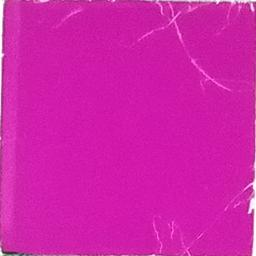
#> input picture Result_Xiaomi/xiaomi_middle/NO2/1Xe1j_ngochanpham274@gmail.com_2024-11-20 15_40_00_NO2_4ppm_001_Xiaomi test__.jpg, 256 x 256 px; its folder holds 4 pictures in this run
$ jupyter execute --allow-errors Optic_middle_NO2_xiaomi.ipynb
#> lines starting #> are read from the running program, lines starting #| are printed output that depends on the picture
[cell 1]
import cv2
import os
import joblib
import numpy as np
import pandas as pd
import matplotlib.pyplot as plt
from skimage.feature import local_binary_pattern, hog
from sklearn.metrics import mean_squared_error, r2_score
from sklearn.pipeline import Pipeline
from sklearn.model_selection import GridSearchCV, train_test_split
from sklearn.preprocessing import StandardScaler
from sklearn.linear_model import LinearRegression
from sklearn.ensemble import RandomForestRegressor
from sklearn.svm import SVR

[cell 2]
df = pd.read_csv("./Metadata_NO2_xiaomi.csv")
#> (reads Result_Xiaomi/Metadata_NO2_xiaomi.csv from the repository)
df.head()

[cell 3]
# Set the image_id as the index in data_pd
df.set_index('ID_img', inplace=True)

[cell 4]
# Đường dẫn tới thư mục chứa dữ liệu
data_dir = './xiaomi_middle/NO2/'
image_size = (256, 256)  # Kích thước ảnh (tuỳ chọn)

# Đọc tất cả hình ảnh trong thư mục
def load_images(data_dir, image_size):
#> called with data_dir = './xiaomi_middle/NO2/', image_size = (256, 256)
    images = []
    labels = []
    for img_name in os.listdir(data_dir):
        img_path = os.path.join(data_dir, img_name)
        if os.path.isfile(img_path):  # Kiểm tra chắc chắn đây là tệp
            try:
                image = cv2.imread(img_path)
#> image is the input picture: shape (256, 256, 3); mean B, G, R 169, 34.4, 207.8
                if image is None:  # Kiểm tra xem tệp có phải là ảnh hợp lệ không
                    print(f"File {img_path} không phải là ảnh hợp lệ.")
                    continue

                image = cv2.resize(image, image_size)

                # Lấy nhãn từ DataFrame df_NH3
                label = df.loc[img_name, 'ppm']

                images.append(image)
                labels.append(label)
            except Exception as e:
                print(f"Lỗi khi đọc ảnh {img_path}: {e}")

    return np.array(images), np.array(labels)

# Load dataset
images, labels = load_images(data_dir, image_size)

# Chia dữ liệu thành tập huấn luyện và kiểm thử
X_train, X_test, y_train, y_test = train_test_split(images, labels, test_size=0.4, random_state=42)

[cell 5]
# Chuyển đổi không gian màu RGB, HSV, L*a*b*
def extract_color_features(image):
    rgb_mean = np.mean(image, axis=(0,1))  # Tính trung bình theo kênh màu RGB
#> rgb_mean = [169, 34.42, 207.8]
    hsv_image = cv2.cvtColor(image, cv2.COLOR_BGR2HSV)
#> hsv_image: shape (256, 256, 3); mean H, S, V 156.5, 213, 207.9
    hsv_mean = np.mean(hsv_image, axis=(0,1))  # Trung bình trong không gian HSV
#> hsv_mean = [156.5, 213, 207.9]
    lab_image = cv2.cvtColor(image, cv2.COLOR_BGR2LAB)
#> lab_image: shape (256, 256, 3); mean of channels 0, 1, 2 125.4, 201.8, 98.1
    lab_mean = np.mean(lab_image, axis=(0,1))  # Trung bình trong không gian L*a*b*
#> lab_mean = [125.4, 201.8, 98.08]

    return np.concatenate([rgb_mean, hsv_mean, lab_mean])

# Áp dụng trích xuất đặc trưng màu cho tất cả ảnh
X_train_features = np.array([extract_color_features(img) for img in X_train])
#> in extract_color_features (call 2), `hsv_image = cv2.cvtColor(image, cv2.COLOR_BGR2HSV)`: hsv_image: shape (256, 256, 3); mean H, S, V 152.8, 196.5, 209.6
#> in extract_color_features (call 2), `lab_image = cv2.cvtColor(image, cv2.COLOR_BGR2LAB)`: lab_image: shape (256, 256, 3); mean of channels 0, 1, 2 132, 202.3, 87.8
X_test_features = np.array([extract_color_features(img) for img in X_test])
#> in extract_color_features (call 3), `hsv_image = cv2.cvtColor(image, cv2.COLOR_BGR2HSV)`: hsv_image: shape (256, 256, 3); mean H, S, V 138.8, 26.9, 239.9
#> in extract_color_features (call 3), `lab_image = cv2.cvtColor(image, cv2.COLOR_BGR2LAB)`: lab_image: shape (256, 256, 3); mean of channels 0, 1, 2 228.8, 134, 121.9
#> in extract_color_features (call 4), `rgb_mean = np.mean(image, axis=(0,1))`: rgb_mean = [230.9, 130.9, 231.5]
#> in extract_color_features (call 4), `rgb_mean = np.mean(image, axis=(0,1))`:
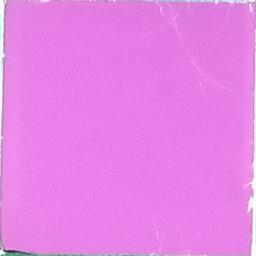
#> image: shape (256, 256, 3); mean B, G, R 230.9, 130.9, 231.5
#> in extract_color_features (call 4), `hsv_image = cv2.cvtColor(image, cv2.COLOR_BGR2HSV)`: hsv_image: shape (256, 256, 3); mean H, S, V 149.7, 111.3, 232.2
#> in extract_color_features (call 4), `hsv_mean = np.mean(hsv_image, axis=(0,1))`: hsv_mean = [149.7, 111.3, 232.2]
#> in extract_color_features (call 4), `lab_image = cv2.cvtColor(image, cv2.COLOR_BGR2LAB)`: lab_image: shape (256, 256, 3); mean of channels 0, 1, 2 175.8, 180.7, 93.8
#> in extract_color_features (call 4), `lab_mean = np.mean(lab_image, axis=(0,1))`: lab_mean = [175.8, 180.7, 93.85]

[cell 6]
# Trích xuất LBP và HOG
def extract_texture_features(image):
    gray_image = cv2.cvtColor(image, cv2.COLOR_BGR2GRAY)
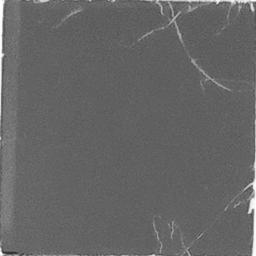
#> gray_image: shape (256, 256); min 46, max 255, mean 101.6

    # LBP
    lbp = local_binary_pattern(gray_image, P=8, R=1, method='uniform')
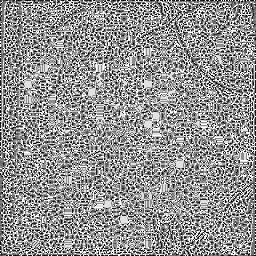
#> lbp: shape (256, 256) float64; min 0, max 9, mean 5.18; drawn with min black and max white
    lbp_hist, _ = np.histogram(lbp, bins=np.arange(0, 11), range=(0, 10), density=True)
#> lbp_hist = [0.037, 0.0852, 0.0443, 0.11, 0.12, 0.152, 0.104, 0.0932, 0.128, 0.125]

    # HOG
    hog_features, _ = hog(gray_image, orientations=9, pixels_per_cell=(8, 8),
                          cells_per_block=(2, 2), visualize=True)

    return np.concatenate([lbp_hist, hog_features])

# Áp dụng trích xuất đặc trưng kết cấu
X_train_texture = np.array([extract_texture_features(img) for img in X_train])
#> in extract_texture_features (call 2), `gray_image = cv2.cvtColor(image, cv2.COLOR_BGR2GRAY)`:
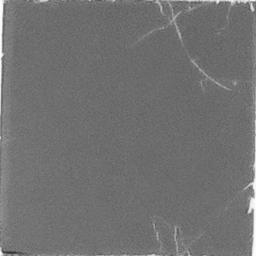
#> gray_image: shape (256, 256); min 49, max 255, mean 113.1
#> in extract_texture_features (call 2), `lbp = local_binary_pattern(gray_image, P=8, R=1, method='uniform')`:
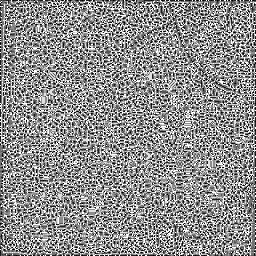
#> lbp: shape (256, 256) float64; min 0, max 9, mean 5.05; drawn with min black and max white
#> in extract_texture_features (call 2), `lbp_hist, _ = np.histogram(lbp, bins=np.arange(0, 11), range=(0, 10), ..`: lbp_hist = [0.0404, 0.0917, 0.0526, 0.112, 0.125, 0.144, 0.106, 0.0923, 0.105, 0.13]
X_test_texture = np.array([extract_texture_features(img) for img in X_test])
#> in extract_texture_features (call 3), `gray_image = cv2.cvtColor(image, cv2.COLOR_BGR2GRAY)`:
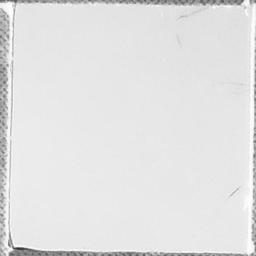
#> gray_image: shape (256, 256); min 40, max 255, mean 226.4
#> in extract_texture_features (call 3), `lbp = local_binary_pattern(gray_image, P=8, R=1, method='uniform')`:
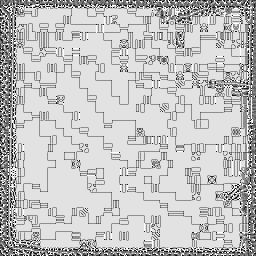
#> lbp: shape (256, 256) float64; min 0, max 9, mean 6.89; drawn with min black and max white
#> in extract_texture_features (call 3), `lbp_hist, _ = np.histogram(lbp, bins=np.arange(0, 11), range=(0, 10), ..`: lbp_hist = [0.00952, 0.0205, 0.00951, 0.0379, 0.0402, 0.147, 0.0231, 0.0331, 0.648, 0.0313]
#> in extract_texture_features (call 4), `gray_image = cv2.cvtColor(image, cv2.COLOR_BGR2GRAY)`:
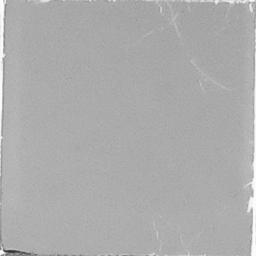
#> gray_image: shape (256, 256); min 45, max 255, mean 172.3
#> in extract_texture_features (call 4), `lbp = local_binary_pattern(gray_image, P=8, R=1, method='uniform')`:
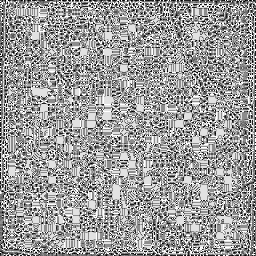
#> lbp: shape (256, 256) float64; min 0, max 9, mean 5.52; drawn with min black and max white
#> in extract_texture_features (call 4), `lbp_hist, _ = np.histogram(lbp, bins=np.arange(0, 11), range=(0, 10), ..`: lbp_hist = [0.0217, 0.068, 0.0265, 0.0997, 0.0987, 0.193, 0.103, 0.0944, 0.193, 0.102]

[cell 7]
# Kết hợp đặc trưng màu sắc và kết cấu
X_train_combined = np.concatenate([X_train_features, X_train_texture], axis=1)
X_test_combined = np.concatenate([X_test_features, X_test_texture], axis=1)

[cell 8]
print(X_train_combined.shape)
#| (2, 34615)
print(X_test_combined.shape)
#| (2, 34615)
